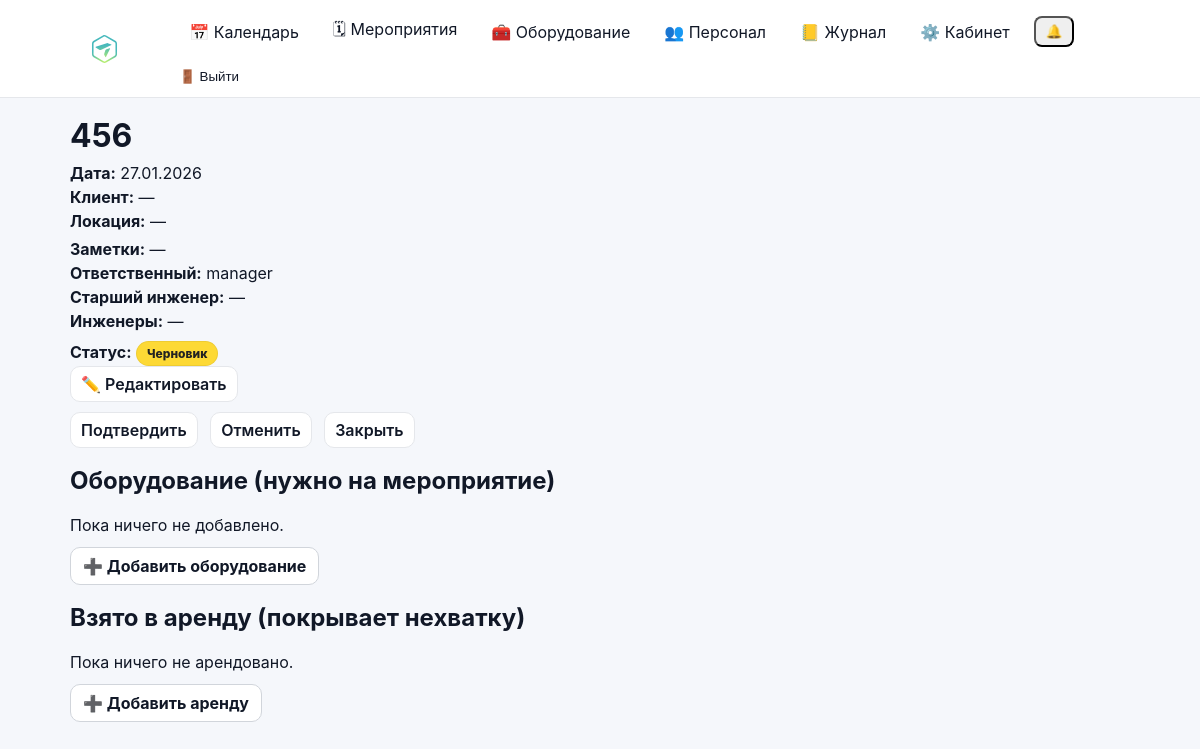
The page /events/47/ (signed in) on the database as committed earlier.
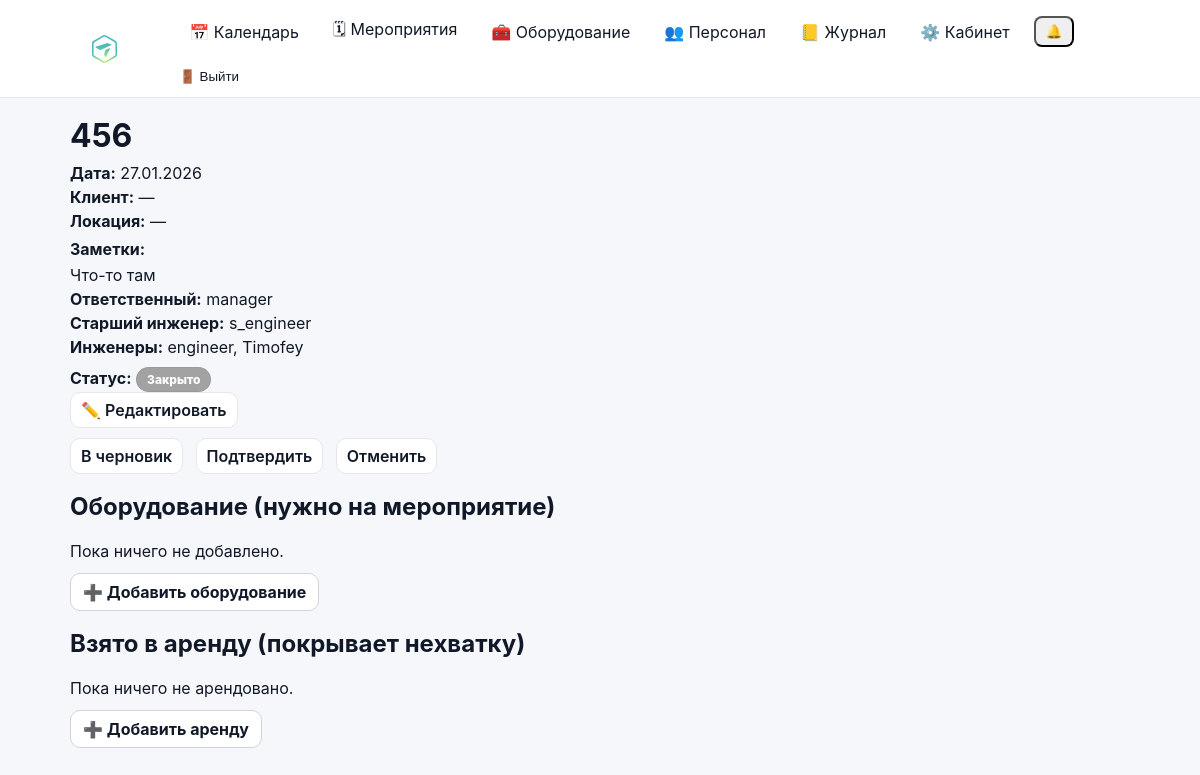
The same page on the database as committed later.
### events/models.py (models this page shows, shortened)
class Event(models.Model):
    class Meta:
        permissions = [
            ("edit_event_card", "Can edit event card (dates/status/etc)"),
            ("edit_event_equipment", "Can edit event equipment (own/rented)"),
        ]
    STATUS_DRAFT = "draft"
    STATUS_CONFIRMED = "confirmed"
    STATUS_CANCELLED = "cancelled"
    STATUS_CLOSED = "closed"
    STATUS_CHOICES = (
        (STATUS_DRAFT, "Черновик"),
        (STATUS_CONFIRMED, "Подтверждено"),
        (STATUS_CANCELLED, "Отменено"),
        (STATUS_CLOSED, "Закрыто"),
    )
    name = models.CharField(max_length=200)
    start_date = models.DateField()
    end_date = models.DateField(blank=True, null=True)
    client = models.CharField(max_length=200, blank=True)
    location = models.CharField(max_length=200, blank=True)
    responsible = models.ForeignKey(
        User,
        on_delete=models.SET_NULL,
        null=True,
        related_name="events",
    )
    s_engineer = models.ForeignKey(
        User,
        on_delete=models.SET_NULL,
        null=True,
        blank=True,
        related_name="senior_events",
    )
    engineers = models.ManyToManyField(
        User,
        blank=True,
        related_name="engineer_events",
    )
    notes = models.TextField(blank=True, default="")
    is_deleted = models.BooleanField(default=False)
    deleted_at = models.DateTimeField(null=True, blank=True)
    status = models.CharField(
        max_length=20,
        choices=STATUS_CHOICES,
        default=STATUS_DRAFT,
    )
    created_at = models.DateTimeField(auto_now_add=True)

### accounts/models.py (models this page shows)
class User(AbstractUser):
    class Meta(AbstractUser.Meta):
        permissions = [
            ("manage_staff", "Can manage staff (users/roles)"),
        ]

### events/views.py (the view)
# urls.py: path("events/<int:event_id>/", event_detail_view, name="event_detail"),
@login_required
def event_detail_view(request: HttpRequest, event_id: int) -> HttpResponse:
    can_manage = can_edit_event_card(request.user)
    base_qs = Event.objects.select_related("responsible", "s_engineer").prefetch_related("engineers")
    try:
        if hasattr(Event, "is_deleted") and not can_manage:
            base_qs = base_qs.filter(is_deleted=False)
    except Exception:
        pass
    event = get_object_or_404(base_qs, id=event_id)
    equipment_items = (
        EventEquipment.objects
        .filter(event=event)
        .select_related("equipment")
        .order_by("equipment__name")
    )
    rented_items = (
        EventRentedEquipment.objects
        .filter(event=event)
        .select_related("equipment")
        .order_by("equipment__name")
    )
    shortages = calculate_shortages(event)
    return render(request, "events/event_detail.html", {
        "event": event,
        "equipment_items": equipment_items,
        "rented_items": rented_items,
        "shortages": shortages,
        "can_modify": can_manage,
        "can_edit_equipment": can_edit_event_equipment(request.user),
    })

### accounts/context_processors.py (called while the page is built)
def authz_flags(request):
    user = getattr(request, "user", None)
    return {
        "can_manage_staff": can_manage_staff(user),
        "can_edit_event_card": can_edit_event_card(user),
        "can_edit_event_equipment": can_edit_event_equipment(user),
        "can_edit_inventory": can_edit_inventory(user),
    }

### accounts/permissions.py (called while the page is built)
def _ok(user) -> bool:
    return bool(user and user.is_authenticated)

def is_super(user) -> bool:
    return bool(_ok(user) and getattr(user, "is_superuser", False))

def can_manage_staff(user) -> bool:
    return is_super(user) or (_ok(user) and user.has_perm("accounts.manage_staff"))

def can_edit_inventory(user) -> bool:
    return is_super(user) or (_ok(user) and user.has_perm("inventory.manage_inventory"))

def can_edit_event_card(user) -> bool:
    return is_super(user) or (_ok(user) and user.has_perm("events.edit_event_card"))

def can_edit_event_equipment(user) -> bool:
    return is_super(user) or (_ok(user) and user.has_perm("events.edit_event_equipment"))

### events/templates/events/event_detail.html (shortened to what the changed rows need)
{% extends "base.html" %}
{% block content %}
<div class="page-head">
  <div>
    <h1 style="margin:0;">{{ event.name }}</h1>
    <div class="muted" style="margin-top:8px;">
      <div><strong>Дата:</strong>
        {% if event.start_date == event.end_date %}
          {{ event.start_date|date:"d.m.Y" }}
        {% else %}
          {{ event.start_date|date:"d.m.Y" }} – {{ event.end_date|date:"d.m.Y" }}
        {% endif %}
      </div>
      <div style="margin-top:4px;"><strong>Клиент:</strong> {{ event.client|default:"—" }}</div>
      <div style="margin-top:4px;"><strong>Локация:</strong> {{ event.location|default:"—" }}</div>
      <div style="margin-top:8px;">
        <strong>Заметки:</strong>
        {% if event.notes %}
          <div style="margin-top:6px; white-space:pre-wrap;">{{ event.notes }}</div>
        {% else %}
          <span class="muted">—</span>
        {% endif %}
      </div>
      <div style="margin-top:4px;"><strong>Ответственный:</strong> {{ event.responsible|default:"—" }}</div>
      <div style="margin-top:4px;"><strong>Старший инженер:</strong> {{ event.s_engineer|default:"—" }}</div>
      <div style="margin-top:4px;"><strong>Инженеры:</strong>
        {% with engs=event.engineers.all %}
          {% if engs %}
            {% for u in engs %}{{ u }}{% if not forloop.last %}, {% endif %}{% endfor %}
          {% else %}
            —
          {% endif %}
        {% endwith %}
      </div>
    </div>
    <div style="margin-top:10px;">
      <strong>Статус:</strong>
      <span class="status-pill status-{{ event.status }}">{{ event.get_status_display }}</span>
    </div>
  </div>
  <div class="page-actions">
    {% if can_modify %}
      <a class="btn-secondary" href="{% url 'event_edit' event.id %}">✏️ Редактировать</a>
      <div style="height:10px;"></div>
      {% if event.status != 'draft' %}
        <a class="btn-secondary" href="{% url 'event_set_status' event.id 'draft' %}">В черновик</a>
      {% endif %}
      {% if event.status != 'confirmed' %}
        <a class="btn-secondary" href="{% url 'event_set_status' event.id 'confirmed' %}">Подтвердить</a>
      {% endif %}
      {% if event.status != 'cancelled' %}
        <a class="btn-secondary" href="{% url 'event_set_status' event.id 'cancelled' %}">Отменить</a>
      {% endif %}
      {% if event.status != 'closed' %}
        <a class="btn-secondary" href="{% url 'event_set_status' event.id 'closed' %}">Закрыть</a>
      {% endif %}
    {% endif %}
  </div>
</div>
<div class="card" style="margin-top:18px;">
  <h2 style="margin-top:0;">Оборудование (нужно на мероприятие)</h2>
</div>
<div class="card" style="margin-top:18px;">
  <h2 style="margin-top:0;">Взято в аренду (покрывает нехватку)</h2>
</div>
{% endblock %}

Rows that differ between the two databases and show on the page:
changed Event "manager": notes (not shown) → "Что-то там"; s_engineer "—" → "s_engineer"; status "Черновик" → "Закрыто"
now on this page (row unchanged): User: username "engineer"
now on this page (row unchanged): User: username "Timofey"
Other text that changed with them:
text no longer shown: "— — Закрыть"
text now shown: "В черновик"
